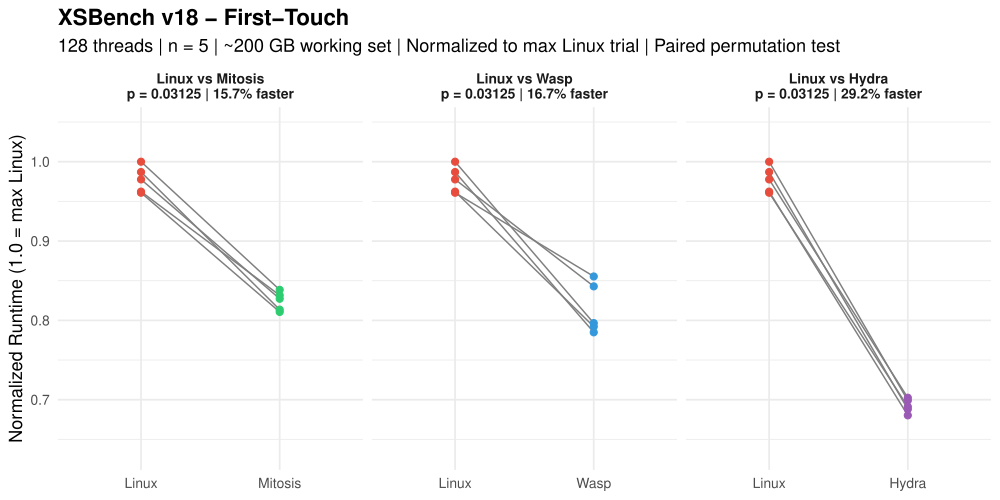

Here is the R script that generated this plot:
###############################################################################
###                           xsbench.R                                     ###
###############################################################################

library(ggplot2)

# =============================================================================
# RAW DATA: Simulation Runtime (seconds) – XSBench v18, 128 threads, n=5
# Working Set: ~200 GB (Est. Memory Usage: 200,965 MB)
# 25M particle histories, 400K gridpoints/nuclide, 142M unionized grid points
# =============================================================================

data <- list(
  # --- LINUX First-Touch (linux/output_0..4.txt) ---
  linux_ft  = c(561.340, 562.174, 584.192, 576.587, 571.139),

  # --- LINUX Interleaved (linux/output_i_0..4.txt) ---
  linux_il  = c(131.963, 131.581, 132.308, 130.073, 133.531),

  # --- WASP First-Touch (wasp/output_0..4.txt) ---
  wasp_ft   = c(499.690, 462.761, 465.340, 458.543, 492.394),

  # --- WASP Interleaved (wasp/output_i_0..4.txt) ---
  wasp_il   = c(86.673, 86.347, 87.224, 87.983, 88.731),

  # --- MITOSIS Replicated (mitosis/output_r_0..4.txt) ---
  mitosis_ft  = c(473.566, 485.805, 489.841, 475.259, 483.255),

  # --- MITOSIS Replicated+Interleaved (mitosis/output_ri_0..4.txt) ---
  mitosis_il  = c(79.428, 79.331, 79.245, 78.929, 79.492),

  # --- HYDRA Replicated (hydra/repl_order_9/output_r_0..4.txt) ---
  hydra_ft  = c(403.798, 397.409, 408.364, 401.961, 410.385),

  # --- HYDRA Replicated+Interleaved (hydra/repl_order_9/output_ri_0..4.txt) ---
  hydra_il  = c(79.788, 80.560, 80.059, 79.500, 80.298)
)

# =============================================================================
# PAIRED PERMUTATION TEST (exact, one-sided: Linux slower → diff > 0)
# =============================================================================

perm_test <- function(baseline, treatment) {
  d <- baseline - treatment
  obs <- mean(d)
  n <- length(d)
  perm_stats <- numeric(2^n)
  for (i in 0:(2^n - 1)) {
    signs <- 2 * as.integer(intToBits(i)[1:n]) - 1
    perm_stats[i + 1] <- mean(signs * abs(d))
  }
  p <- mean(perm_stats >= obs)
  return(list(obs = obs, p = p))
}

# =============================================================================
# RUN ALL TESTS
# =============================================================================

policies <- c("ft", "il")
policy_labels <- c(ft = "First-Touch", il = "Interleaved")
systems <- c("mitosis", "wasp", "hydra")

results <- data.frame()

pdf("xsbench.pdf", width = 10, height = 5)

for (pol in policies) {
  linux_key <- paste0("linux_", pol)
  for (sys in systems) {
    sys_key <- paste0(sys, "_", pol)
    res <- perm_test(data[[linux_key]], data[[sys_key]])
    results <- rbind(results, data.frame(
      Policy = policy_labels[pol],
      Comparison = paste("Linux vs", tools::toTitleCase(sys)),
      Linux_Mean = round(mean(data[[linux_key]]), 3),
      Sys_Mean = round(mean(data[[sys_key]]), 3),
      MeanDiff = round(res$obs, 3),
      PctFaster = round(res$obs / mean(data[[linux_key]]) * 100, 1),
      p_value = res$p,
      stringsAsFactors = FALSE
    ))
  }
}

# Print results table
cat("\n====== PAIRED PERMUTATION TEST RESULTS (exact, one-sided) ======\n")
cat("====== XSBench v18 | 128 threads | ~200 GB working set | n=5  ======\n\n")
print(results, row.names = FALSE)

# Count significant results
cat("\n\nSignificant (p < 0.05):", sum(results$p_value < 0.05), "of", nrow(results), "\n")
cat("Non-significant (p >= 0.05):", sum(results$p_value >= 0.05), "of", nrow(results), "\n")

# =============================================================================
# PLOTS: One per policy, with 3 facets (Mitosis, WASP, Hydra)
# =============================================================================

for (pol in policies) {
  linux_key <- paste0("linux_", pol)
  max_linux <- max(data[[linux_key]])
  df_list <- list()

  for (sys in systems) {
    sys_key <- paste0(sys, "_", pol)
    res <- perm_test(data[[linux_key]], data[[sys_key]])
    sys_label <- tools::toTitleCase(sys)
    pct <- round(res$obs / mean(data[[linux_key]]) * 100, 1)
    label <- paste0("Linux vs ", sys_label,
                    "\np = ", res$p,
                    " | ", pct, "% faster")
    df_list[[sys]] <- data.frame(
      Trial = rep(1:5, 2),
      Zeit = c(data[[linux_key]] / max_linux, data[[sys_key]] / max_linux),
      Bedingung = factor(rep(c("Linux", sys_label), each = 5),
                         levels = c("Linux", sys_label)),
      Vergleich = label
    )
  }

  df <- do.call(rbind, df_list)
  df$Vergleich <- factor(df$Vergleich, levels = unique(df$Vergleich))

  # Compute y-axis limits with padding
  y_min <- min(df$Zeit)
  y_max <- max(df$Zeit)
  y_pad <- (y_max - y_min) * 0.15

  p <- ggplot(df, aes(x = Bedingung, y = Zeit)) +
    geom_line(aes(group = Trial), color = "gray50", linewidth = 0.5) +
    geom_point(aes(color = Bedingung), size = 2) +
    scale_color_manual(values = c("Linux" = "#E74C3C",
                                  "Mitosis" = "#2ECC71",
                                  "Wasp" = "#3498DB",
                                  "Hydra" = "#9B59B6")) +
    coord_cartesian(ylim = c(y_min - y_pad, y_max + y_pad)) +
    facet_wrap(~ Vergleich, scales = "free_x") +
    labs(
      title = paste0("XSBench v18 - ", policy_labels[pol]),
      subtitle = "128 threads | n = 5 | ~200 GB working set | Normalized to max Linux trial | Paired permutation test",
      x = NULL,
      y = "Normalized Runtime (1.0 = max Linux)"
    ) +
    theme_minimal(base_size = 13) +
    theme(legend.position = "none",
          plot.title = element_text(face = "bold"),
          strip.text = element_text(face = "bold", size = 10))

  print(p)
}

dev.off()
cat("Saved all plots to xsbench.pdf\n")
